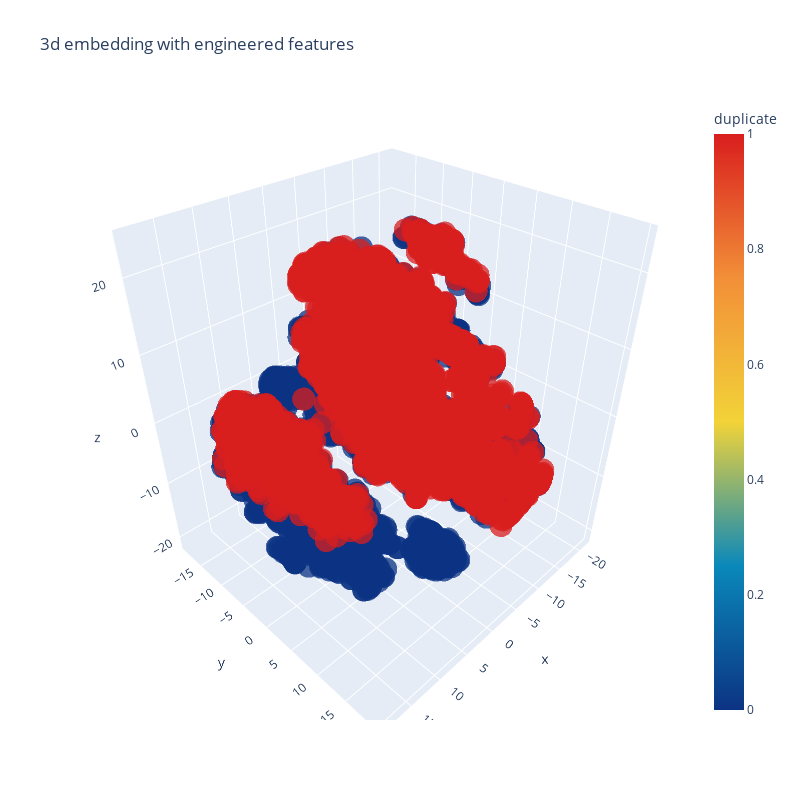

This figure's notebook cell:
### Code cell
trace1 = go.Scatter3d(
    x=tsne3d[:,0],
    y=tsne3d[:,1],
    z=tsne3d[:,2],
    mode='markers',
    marker=dict(
        sizemode='diameter',
        color = y,
        colorscale = 'Portland',
        colorbar = dict(title = 'duplicate'),
        line=dict(color='rgb(255, 255, 255)'),
        opacity=0.75
    )
)

data=[trace1]
layout=dict(height=800, width=800, title='3d embedding with engineered features')
fig=dict(data=data, layout=layout)
py.iplot(fig, filename='3DBubble')

### Figure 1 — Plotly figure (JSON) as saved in the notebook; plotly's stock layout.template omitted (floating-point values rounded to 4 significant figures; data arrays with more than 128 entries replaced by an {"elided": "..."} marker saying what was removed)
{"data": [{"marker": {"color": {"elided": "5000 int values"}, "colorbar": {"title": {"text": "duplicate"}}, "colorscale": [[0, "rgb(12,51,131)"], [0.25, "rgb(10,136,186)"], [0.5, "rgb(242,211,56)"], [0.75, "rgb(242,143,56)"], [1, "rgb(217,30,30)"]], "line": {"color": "rgb(255, 255, 255)"}, "opacity": 0.75, "sizemode": "diameter"}, "mode": "markers", "x": {"elided": "5000 float values"}, "y": {"elided": "5000 float values"}, "z": {"elided": "5000 float values"}, "type": "scatter3d"}], "layout": {"height": 800, "title": {"text": "3d embedding with engineered features"}, "width": 800}}
